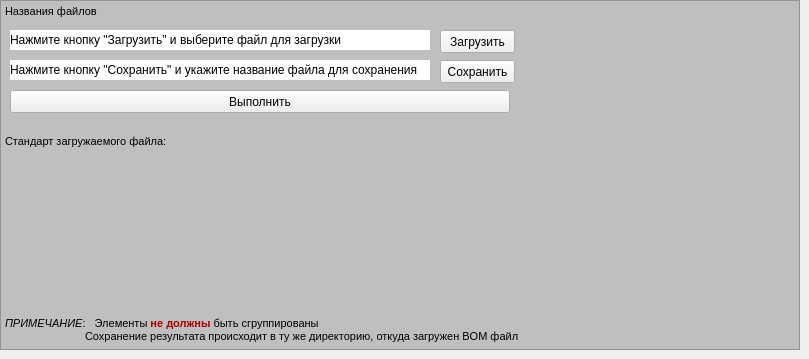
    <widget class="QWidget" name="bom">
     <attribute name="title">
      <string>Перечень Элементов ГОСТ</string>
     </attribute>
     <widget class="QPushButton" name="btn_upload_bom">
      <property name="geometry">
       <rect>
        <x>440</x>
        <y>30</y>
        <width>75</width>
        <height>23</height>
       </rect>
      </property>
      <property name="text">
       <string>Загрузить</string>
      </property>
     </widget>
     <widget class="QLabel" name="opened_file_name_bom">
      <property name="geometry">
       <rect>
        <x>10</x>
        <y>30</y>
        <width>420</width>
        <height>20</height>
       </rect>
      </property>
      <property name="styleSheet">
       <string notr="true">background-color: rgb(255, 255, 255);</string>
      </property>
      <property name="text">
       <string>Нажмите кнопку &quot;Загрузить&quot; и выберите файл для загрузки</string>
      </property>
     </widget>
     <widget class="QLabel" name="saved_file_name_bom">
      <property name="geometry">
       <rect>
        <x>10</x>
        <y>60</y>
        <width>420</width>
        <height>20</height>
       </rect>
      </property>
      <property name="styleSheet">
       <string notr="true">background-color: rgb(255, 255, 255);</string>
      </property>
      <property name="text">
       <string>Нажмите кнопку &quot;Сохранить&quot; и укажите название файла для сохранения</string>
      </property>
     </widget>
     <widget class="QPushButton" name="btn_save_bom">
      <property name="geometry">
       <rect>
        <x>440</x>
        <y>60</y>
        <width>75</width>
        <height>23</height>
       </rect>
      </property>
      <property name="text">
       <string>Сохранить</string>
      </property>
     </widget>
     <widget class="QPushButton" name="btn_result_bom">
      <property name="geometry">
       <rect>
        <x>10</x>
        <y>90</y>
        <width>500</width>
        <height>23</height>
       </rect>
      </property>
      <property name="text">
       <string>Выполнить</string>
      </property>
     </widget>
     <widget class="QLabel" name="label_excel_bom">
      <property name="geometry">
       <rect>
        <x>0</x>
        <y>150</y>
        <width>800</width>
        <height>150</height>
       </rect>
      </property>
      <property name="text">
       <string/>
      </property>
      <property name="pixmap">
       <pixmap>screen_01.JPG</pixmap>
      </property>
      <property name="scaledContents">
       <bool>true</bool>
      </property>
     </widget>
     <widget class="QTextBrowser" name="text_browser_bom">
      <property name="geometry">
       <rect>
        <x>0</x>
        <y>0</y>
        <width>800</width>
        <height>350</height>
       </rect>
      </property>
      <property name="styleSheet">
       <string notr="true">background-color: rgb(191, 191, 191);</string>
      </property>
      <property name="html">
       <string>&lt;!DOCTYPE HTML PUBLIC &quot;-//W3C//DTD HTML 4.0//EN&quot; &quot;http://www.w3.org/TR/REC-html40/strict.dtd&quot;&gt;
&lt;html&gt;&lt;head&gt;&lt;meta name=&quot;qrichtext&quot; content=&quot;1&quot; /&gt;&lt;style type=&quot;text/css&quot;&gt;
p, li { white-space: pre-wrap; }
&lt;/style&gt;&lt;/head&gt;&lt;body style=&quot; font-family:'MS Shell Dlg 2'; font-size:8.25pt; font-weight:400; font-style:normal;&quot;&gt;
&lt;p style=&quot; margin-top:0px; margin-bottom:0px; margin-left:0px; margin-right:0px; -qt-block-indent:0; text-indent:0px;&quot;&gt;Названия файлов&lt;/p&gt;
&lt;p style=&quot;-qt-paragraph-type:empty; margin-top:0px; margin-bottom:0px; margin-left:0px; margin-right:0px; -qt-block-indent:0; text-indent:0px;&quot;&gt;&lt;br /&gt;&lt;/p&gt;
&lt;p style=&quot;-qt-paragraph-type:empty; margin-top:0px; margin-bottom:0px; margin-left:0px; margin-right:0px; -qt-block-indent:0; text-indent:0px;&quot;&gt;&lt;br /&gt;&lt;/p&gt;
&lt;p style=&quot;-qt-paragraph-type:empty; margin-top:0px; margin-bottom:0px; margin-left:0px; margin-right:0px; -qt-block-indent:0; text-indent:0px;&quot;&gt;&lt;br /&gt;&lt;/p&gt;
&lt;p style=&quot;-qt-paragraph-type:empty; margin-top:0px; margin-bottom:0px; margin-left:0px; margin-right:0px; -qt-block-indent:0; text-indent:0px;&quot;&gt;&lt;br /&gt;&lt;/p&gt;
&lt;p style=&quot;-qt-paragraph-type:empty; margin-top:0px; margin-bottom:0px; margin-left:0px; margin-right:0px; -qt-block-indent:0; text-indent:0px;&quot;&gt;&lt;br /&gt;&lt;/p&gt;
&lt;p style=&quot;-qt-paragraph-type:empty; margin-top:0px; margin-bottom:0px; margin-left:0px; margin-right:0px; -qt-block-indent:0; text-indent:0px;&quot;&gt;&lt;br /&gt;&lt;/p&gt;
&lt;p style=&quot;-qt-paragraph-type:empty; margin-top:0px; margin-bottom:0px; margin-left:0px; margin-right:0px; -qt-block-indent:0; text-indent:0px;&quot;&gt;&lt;br /&gt;&lt;/p&gt;
&lt;p style=&quot;-qt-paragraph-type:empty; margin-top:0px; margin-bottom:0px; margin-left:0px; margin-right:0px; -qt-block-indent:0; text-indent:0px;&quot;&gt;&lt;br /&gt;&lt;/p&gt;
&lt;p style=&quot;-qt-paragraph-type:empty; margin-top:0px; margin-bottom:0px; margin-left:0px; margin-right:0px; -qt-block-indent:0; text-indent:0px;&quot;&gt;&lt;br /&gt;&lt;/p&gt;
&lt;p style=&quot; margin-top:0px; margin-bottom:0px; margin-left:0px; margin-right:0px; -qt-block-indent:0; text-indent:0px;&quot;&gt;Стандарт загружаемого файла:&lt;/p&gt;
&lt;p style=&quot;-qt-paragraph-type:empty; margin-top:0px; margin-bottom:0px; margin-left:0px; margin-right:0px; -qt-block-indent:0; text-indent:0px;&quot;&gt;&lt;br /&gt;&lt;/p&gt;
&lt;p style=&quot;-qt-paragraph-type:empty; margin-top:0px; margin-bottom:0px; margin-left:0px; margin-right:0px; -qt-block-indent:0; text-indent:0px;&quot;&gt;&lt;br /&gt;&lt;/p&gt;
&lt;p style=&quot;-qt-paragraph-type:empty; margin-top:0px; margin-bottom:0px; margin-left:0px; margin-right:0px; -qt-block-indent:0; text-indent:0px;&quot;&gt;&lt;br /&gt;&lt;/p&gt;
&lt;p style=&quot;-qt-paragraph-type:empty; margin-top:0px; margin-bottom:0px; margin-left:0px; margin-right:0px; -qt-block-indent:0; text-indent:0px;&quot;&gt;&lt;br /&gt;&lt;/p&gt;
&lt;p style=&quot;-qt-paragraph-type:empty; margin-top:0px; margin-bottom:0px; margin-left:0px; margin-right:0px; -qt-block-indent:0; text-indent:0px;&quot;&gt;&lt;br /&gt;&lt;/p&gt;
&lt;p style=&quot;-qt-paragraph-type:empty; margin-top:0px; margin-bottom:0px; margin-left:0px; margin-right:0px; -qt-block-indent:0; text-indent:0px;&quot;&gt;&lt;br /&gt;&lt;/p&gt;
&lt;p style=&quot;-qt-paragraph-type:empty; margin-top:0px; margin-bottom:0px; margin-left:0px; margin-right:0px; -qt-block-indent:0; text-indent:0px;&quot;&gt;&lt;br /&gt;&lt;/p&gt;
&lt;p style=&quot;-qt-paragraph-type:empty; margin-top:0px; margin-bottom:0px; margin-left:0px; margin-right:0px; -qt-block-indent:0; text-indent:0px;&quot;&gt;&lt;br /&gt;&lt;/p&gt;
&lt;p style=&quot;-qt-paragraph-type:empty; margin-top:0px; margin-bottom:0px; margin-left:0px; margin-right:0px; -qt-block-indent:0; text-indent:0px;&quot;&gt;&lt;br /&gt;&lt;/p&gt;
&lt;p style=&quot;-qt-paragraph-type:empty; margin-top:0px; margin-bottom:0px; margin-left:0px; margin-right:0px; -qt-block-indent:0; text-indent:0px;&quot;&gt;&lt;br /&gt;&lt;/p&gt;
&lt;p style=&quot;-qt-paragraph-type:empty; margin-top:0px; margin-bottom:0px; margin-left:0px; margin-right:0px; -qt-block-indent:0; text-indent:0px;&quot;&gt;&lt;br /&gt;&lt;/p&gt;
&lt;p style=&quot;-qt-paragraph-type:empty; margin-top:0px; margin-bottom:0px; margin-left:0px; margin-right:0px; -qt-block-indent:0; text-indent:0px;&quot;&gt;&lt;br /&gt;&lt;/p&gt;
&lt;p style=&quot;-qt-paragraph-type:empty; margin-top:0px; margin-bottom:0px; margin-left:0px; margin-right:0px; -qt-block-indent:0; text-indent:0px;&quot;&gt;&lt;br /&gt;&lt;/p&gt;
&lt;p style=&quot; margin-top:0px; margin-bottom:0px; margin-left:0px; margin-right:0px; -qt-block-indent:0; text-indent:0px;&quot;&gt;&lt;span style=&quot; font-style:italic;&quot;&gt;ПРИМЕЧАНИЕ&lt;/span&gt;:   Элементы &lt;span style=&quot; font-weight:600; color:#aa0000;&quot;&gt;не должны&lt;/span&gt; быть сгруппированы&lt;/p&gt;
&lt;p style=&quot; margin-top:0px; margin-bottom:0px; margin-left:0px; margin-right:0px; -qt-block-indent:0; text-indent:0px;&quot;&gt;	Сохранение результата происходит в ту же директорию, откуда загружен BOM файл&lt;/p&gt;&lt;/body&gt;&lt;/html&gt;</string>
      </property>
     </widget>
     <widget class="QLabel" name="label_igf_bom">
      <property name="geometry">
       <rect>
        <x>530</x>
        <y>0</y>
        <width>260</width>
        <height>130</height>
       </rect>
      </property>
      <property name="text">
       <string/>
      </property>
      <property name="pixmap">
       <pixmap>igf_grey.jpg</pixmap>
      </property>
      <property name="scaledContents">
       <bool>true</bool>
      </property>
     </widget>
     <zorder>text_browser_bom</zorder>
     <zorder>btn_upload_bom</zorder>
     <zorder>opened_file_name_bom</zorder>
     <zorder>saved_file_name_bom</zorder>
     <zorder>btn_save_bom</zorder>
     <zorder>btn_result_bom</zorder>
     <zorder>label_excel_bom</zorder>
     <zorder>label_igf_bom</zorder>
    </widget>
